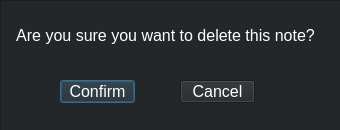
<?xml version="1.0" encoding="UTF-8"?>
<ui version="4.0">
 <class>Dialog</class>
 <widget class="QDialog" name="Dialog">
  <property name="geometry">
   <rect>
    <x>0</x>
    <y>0</y>
    <width>340</width>
    <height>130</height>
   </rect>
  </property>
  <property name="minimumSize">
   <size>
    <width>340</width>
    <height>130</height>
   </size>
  </property>
  <property name="maximumSize">
   <size>
    <width>340</width>
    <height>130</height>
   </size>
  </property>
  <property name="windowTitle">
   <string>Dialog</string>
  </property>
  <property name="styleSheet">
   <string notr="true">background-color: rgb(35, 39, 42);
background-color: rgb(35, 39, 42);
background-color: rgb(35, 39, 42);</string>
  </property>
  <widget class="QFrame" name="frame_n_d">
   <property name="geometry">
    <rect>
     <x>0</x>
     <y>0</y>
     <width>341</width>
     <height>131</height>
    </rect>
   </property>
   <property name="styleSheet">
    <string notr="true">background-color: rgb(35, 39, 42);
background-color: rgb(44, 47, 51);
background-color: rgb(35, 39, 42);</string>
   </property>
   <property name="frameShape">
    <enum>QFrame::StyledPanel</enum>
   </property>
   <property name="frameShadow">
    <enum>QFrame::Raised</enum>
   </property>
   <widget class="QPushButton" name="confirm_button_n_d">
    <property name="geometry">
     <rect>
      <x>60</x>
      <y>80</y>
      <width>75</width>
      <height>23</height>
     </rect>
    </property>
    <property name="font">
     <font>
      <family>Arial</family>
      <pointsize>12</pointsize>
     </font>
    </property>
    <property name="styleSheet">
     <string notr="true">color: rgb(255, 255, 255);</string>
    </property>
    <property name="text">
     <string>Confirm</string>
    </property>
   </widget>
   <widget class="QPushButton" name="cancel_button_n_d">
    <property name="geometry">
     <rect>
      <x>180</x>
      <y>80</y>
      <width>75</width>
      <height>23</height>
     </rect>
    </property>
    <property name="font">
     <font>
      <family>Arial</family>
      <pointsize>12</pointsize>
     </font>
    </property>
    <property name="styleSheet">
     <string notr="true">color: rgb(255, 255, 255);</string>
    </property>
    <property name="text">
     <string>Cancel</string>
    </property>
   </widget>
   <widget class="QLabel" name="label_n_d">
    <property name="geometry">
     <rect>
      <x>10</x>
      <y>20</y>
      <width>311</width>
      <height>31</height>
     </rect>
    </property>
    <property name="font">
     <font>
      <family>Arial</family>
      <pointsize>12</pointsize>
     </font>
    </property>
    <property name="styleSheet">
     <string notr="true">
color: rgb(255, 255, 255);</string>
    </property>
    <property name="text">
     <string>Are you sure you want to delete this note?</string>
    </property>
    <property name="alignment">
     <set>Qt::AlignCenter</set>
    </property>
   </widget>
  </widget>
 </widget>
 <resources/>
 <connections/>
</ui>
